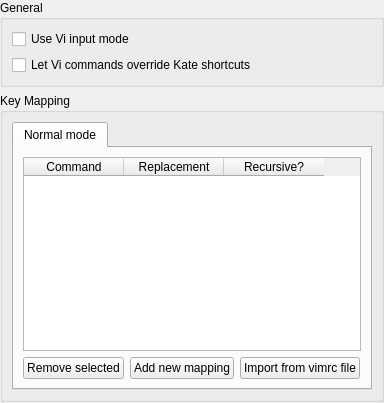
<?xml version="1.0" encoding="UTF-8"?>
<ui version="4.0">
 <class>ViInputModeConfigWidget</class>
 <widget class="QWidget" name="ViInputModeConfigWidget">
  <layout class="QVBoxLayout" name="verticalLayout_3">
   <property name="margin">
    <number>0</number>
   </property>
   <item>
    <widget class="QGroupBox" name="gbViInputMode">
     <property name="title">
      <string>General</string>
     </property>
     <layout class="QVBoxLayout">
      <item>
       <widget class="QCheckBox" name="chkViInputModeDefault">
        <property name="whatsThis">
         <string>When selected, the vi input mode will be enabled when opening a new view. You can still toggle the vi input mode on/off for a particular view in the Edit menu.</string>
        </property>
        <property name="text">
         <string>Use Vi input mode</string>
        </property>
       </widget>
      </item>
      <item>
       <widget class="QCheckBox" name="chkViCommandsOverride">
        <property name="whatsThis">
         <string>When selected, vi commands will override Kate's built-in commands. For example: Ctrl+R will redo, and override the standard action (showing the search and replace dialog).</string>
        </property>
        <property name="text">
         <string>Let Vi commands override Kate shortcuts</string>
        </property>
       </widget>
      </item>
     </layout>
    </widget>
   </item>
   <item>
    <widget class="QGroupBox" name="groupBox">
     <property name="whatsThis">
      <string>Key mapping is used to change the meaning of typed keys. This allows you to move commands to other keys or make special keypresses for doing a series of commands.

Example:
&quot;&lt;F2&gt;&quot; → &quot;I-- &lt;esc&gt;&quot;

This will prepend &quot;-- &quot; to a line when pressing F2.</string>
     </property>
     <property name="title">
      <string>Key Mapping</string>
     </property>
     <layout class="QVBoxLayout" name="verticalLayout_2">
      <item>
       <widget class="QTabWidget" name="tabMappingModes">
        <property name="currentIndex">
         <number>0</number>
        </property>
        <widget class="QWidget" name="tab">
         <attribute name="title">
          <string>Normal mode</string>
         </attribute>
         <layout class="QVBoxLayout" name="verticalLayout">
          <item>
           <widget class="QTableWidget" name="tblNormalModeMappings">
            <property name="alternatingRowColors">
             <bool>true</bool>
            </property>
            <property name="selectionMode">
             <enum>QAbstractItemView::ContiguousSelection</enum>
            </property>
            <property name="selectionBehavior">
             <enum>QAbstractItemView::SelectRows</enum>
            </property>
            <property name="columnCount">
             <number>3</number>
            </property>
            <column>
             <property name="text">
              <string>Command</string>
             </property>
            </column>
            <column>
             <property name="text">
              <string>Replacement</string>
             </property>
            </column>
            <column>
             <property name="text">
              <string>Recursive?</string>
             </property>
            </column>
           </widget>
          </item>
          <item>
           <layout class="QHBoxLayout" name="horizontalLayout_3">
            <item>
             <widget class="QPushButton" name="btnRemoveSelectedNormal">
              <property name="text">
               <string>Remove selected</string>
              </property>
             </widget>
            </item>
            <item>
             <widget class="QPushButton" name="btnAddNewNormal">
              <property name="text">
               <string>Add new mapping</string>
              </property>
             </widget>
            </item>
            <item>
             <widget class="QPushButton" name="btnImportNormal">
              <property name="toolTip">
               <string>Read a vimrc file and attempt to import mappings specified with the &quot;[n]noremap&quot; command.</string>
              </property>
              <property name="text">
               <string>Import from vimrc file</string>
              </property>
             </widget>
            </item>
            <item>
             <spacer name="horizontalSpacer">
              <property name="orientation">
               <enum>Qt::Horizontal</enum>
              </property>
              <property name="sizeHint" stdset="0">
               <size>
                <width>1</width>
                <height>0</height>
               </size>
              </property>
             </spacer>
            </item>
           </layout>
          </item>
         </layout>
        </widget>
       </widget>
      </item>
     </layout>
    </widget>
   </item>
   <item>
    <spacer>
     <property name="orientation">
      <enum>Qt::Vertical</enum>
     </property>
     <property name="sizeHint" stdset="0">
      <size>
       <width>0</width>
       <height>1</height>
      </size>
     </property>
    </spacer>
   </item>
  </layout>
 </widget>
 <resources/>
 <connections>
  <connection>
   <sender>chkViInputModeDefault</sender>
   <signal>toggled(bool)</signal>
   <receiver>chkViCommandsOverride</receiver>
   <slot>setEnabled(bool)</slot>
   <hints>
    <hint type="sourcelabel">
     <x>192</x>
     <y>48</y>
    </hint>
    <hint type="destinationlabel">
     <x>192</x>
     <y>77</y>
    </hint>
   </hints>
  </connection>
 </connections>
</ui>
